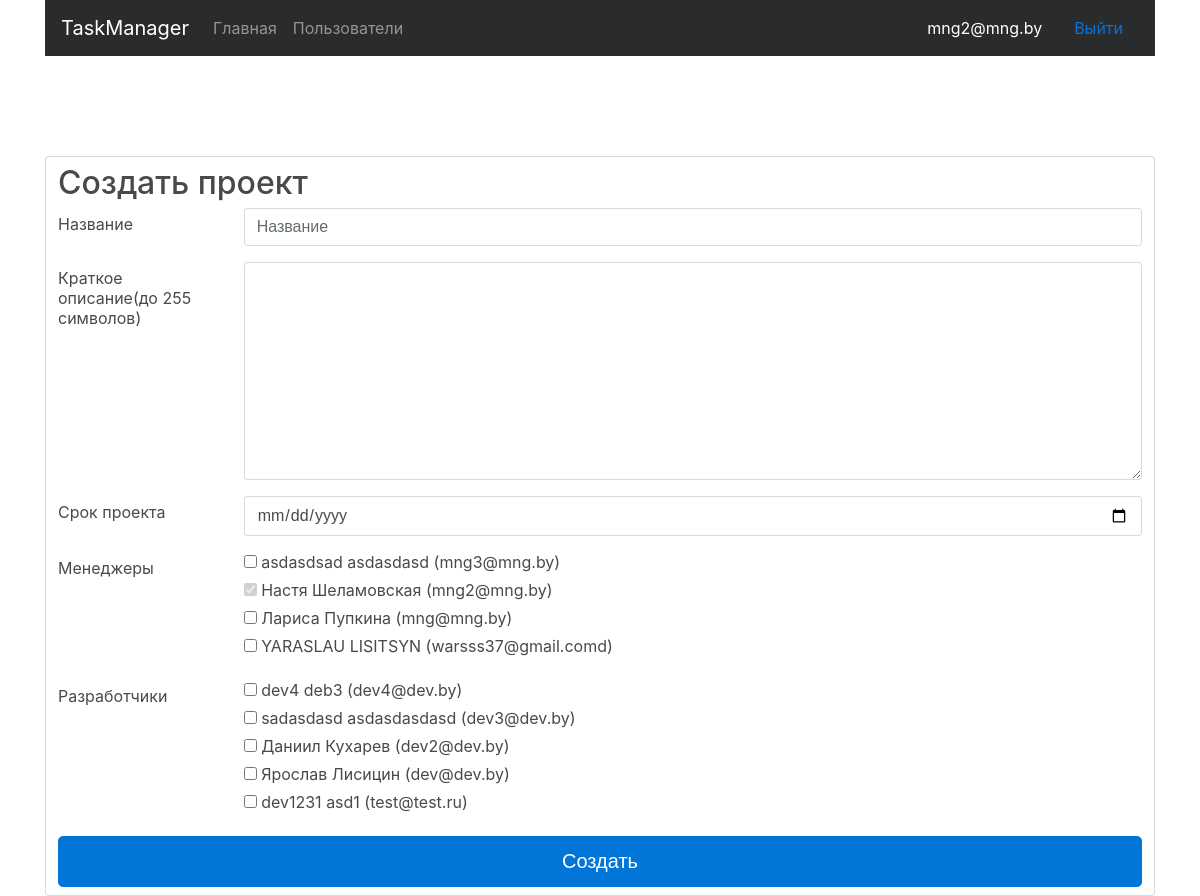
Screenshot of /project/add/ (signed in) with the database file from the repository.
### User/models.py (models this page shows, shortened)
class User(AbstractBaseUser, PermissionsMixin, models.Model):
    email = models.EmailField(
        max_length=255,
        unique=True,
        db_index=True,
        verbose_name='Email'
    )
    password = models.CharField(
        verbose_name='Пароль',
        max_length=255
    )
    firstname = models.CharField(
        verbose_name='Имя',
        max_length=40,
        null=True,
        blank=True
    )
    lastname = models.CharField(
        verbose_name='Фамилия',
        max_length=40,
        null=True,
        blank=True
    )
    role = models.CharField(
        max_length=255,
        verbose_name='Права пользователя'
    )
    is_active = models.BooleanField(
        default=True,
        verbose_name='Активен'
    )
    is_admin = models.BooleanField(
        default=False,
        verbose_name='Админ'
    )
    is_superuser = models.BooleanField(
        default=False,
        verbose_name='Админ'
    )
    register_date = models.DateTimeField(
        auto_now_add=True,
        verbose_name='Дата регистрации'
    )
    USERNAME_FIELD = 'email'
    REQUIRED_FIELDS = []
    objects = UserManager()
    class Meta:
        ordering = ['-register_date']
        verbose_name = 'Пользователь'
        verbose_name_plural = 'Пользователи'

### Project/views.py (the view, shortened to what this page needs)
# urls.py: url(r'^project/add/$', login_required(ProjectCreate.as_view()), name='project_add'),
class ProjectCreate(TemplateView):
    model = Project
    template_name = 'project/add_project.html'
    form = None
    manager = None
    developer = None
    def get(self, request, *args, **kwargs):
        if request.user.role == "Manager" or request.user.is_admin:
            self.manager = User.objects.filter(role='Manager')
            self.developer = User.objects.filter(role='Developer')
            return super(ProjectCreate, self).get(request, *args, **kwargs)
        else:
            return redirect(reverse('main'))
    def get_context_data(self, **kwargs):
        context = super(ProjectCreate, self).get_context_data(**kwargs)
        context['managers'] = self.manager
        context['developers'] = self.developer
        return context

### templates/project/add_project.html (shortened to what this page needs)
{% extends 'base.html' %}
{% block content %}
    <div class="container form-cont">
            <form action="" method="post" class="form-control">
                <h2>Создать проект</h2>
                <div class="form-group row">
                    <label for="text-input" class="col-2 col-form-label">Название</label>
                    <div class="col-10">
                        <input type="text" id="id_title" class="form-control" placeholder="Название" name="title" required>
                    </div>
                </div>
                <div class="form-group row">
                    <label for="textarea-input" class="col-2 col-form-label">Краткое описание(до 255 символов)</label>
                    <div class="col-10">
                        <textarea name="description" id="id_description" style="width: 100%" rows="10" class="form-control"></textarea>
                    </div>
                </div>
                <div class="form-group row">
                    <label for="date-input" class="col-2 col-form-label">Срок проекта</label>
                    <div class="col-10">
                        <input class="form-control" type="date" id="example-date-input" name="due_date">
                    </div>
                </div>
                 <div class="form-group row">
                     <label for="date-input" class="col-2 col-form-label">Менеджеры</label>
                     <div class="col-10">
                         {% for manager in managers %}
                            <div class="checkbox">
                                <label>
                                    <input type="checkbox" name="users" value="{{ manager.id }}" {% if user.id == manager.id %} checked="checked" disabled="disabled" {% endif %}>
                                    <span class="custom-control-description">{{ manager.firstname }} {{ manager.lastname }} ({{ manager.email }})</span>
                                </label>
                            </div>
                         {% endfor %}
                     </div>
                </div>
                <div class="form-group row">
                    <label for="date-input" class="col-2 col-form-label">Разработчики</label>
                    <div class="col-10">
                        {% for developer in developers %}
                            <div class="checkbox">
                                <label>
                                    <input type="checkbox" name="users" value="{{ developer.id }}">
                                    <span class="custom-control-description">{{ developer.firstname }} {{ developer.lastname }} ({{ developer.email }})</span>
                                </label>
                            </div>
                        {% endfor %}
                    </div>
                </div>
                <div class="submit-button">
                    <input type="submit" value="Создать" class="btn btn-lg btn-primary btn-block">
                </div>
            </form>
    </div>
{% endblock %}

### templates/base.html (shortened to what this page needs)
{% load staticfiles %}
<!doctype html>
<html>
    <head>
        <link type="text/css" href="{% static 'css/main.css' %}" rel="stylesheet">
        <link type="text/css" href="{% static 'css/bootstrap.min.css' %}" rel="stylesheet">
    </head>
    <body>
        {% if user.is_authenticated %}
        <div class="container">
            <nav class="navbar navbar-toggleable-md navbar-inverse bg-inverse">
                <a class="navbar-brand" href="{% url 'main' %}">TaskManager</a>
                <div class="collapse navbar-collapse" id="navbarColor01">
                    <ul class="navbar-nav mr-auto">
                        {% url "main" as page_url %}
                        <li class="nav-item {% if page_url == current_url %}active{% endif %}">
                            <a class="nav-link" href="{% url 'main' %}">Главная</a>
                        </li>
                        {% if user.role == "Manager" or user.is_admin %}
                            {% url "users" as page_users %}
                            <li class="nav-item {% if page_users == current_url %}active{% endif %}">
                                <a class="nav-link" href="{% url "users" %}">Пользователи</a>
                            </li>
                        {% endif %}
                    </ul>
                    <a class="nav-link" style="color: white">{{ user.email }}</a>
                    <a class="nav-link" href="{% url 'logout' %}">Выйти</a>
                </div>
            </nav>
        </div>
        {% endif %}
        {% block content %}
        {% endblock %}
    </body>
</html>

### static/css/main.css (style rules this page uses)
.form-cont { margin-top: 100px; }

### rows the page displays
User: email "mng2@mng.by", users "☑", firstname "Настя", lastname "Шеламовская"
User: firstname "asdasdsad", lastname "asdasdasd", email "mng3@mng.by"
User: firstname "Лариса", lastname "Пупкина", email "mng@mng.by"
User: firstname "YARASLAU", lastname "LISITSYN", email "warsss37@gmail.comd"
User: firstname "dev4", lastname "deb3", email "dev4@dev.by"
User: firstname "sadasdasd", lastname "asdasdasdasd", email "dev3@dev.by"
User: firstname "Даниил", lastname "Кухарев", email "dev2@dev.by"
User: firstname "Ярослав", lastname "Лисицин", email "dev@dev.by"
User: firstname "dev1231", lastname "asd1", email "test@test.ru"
